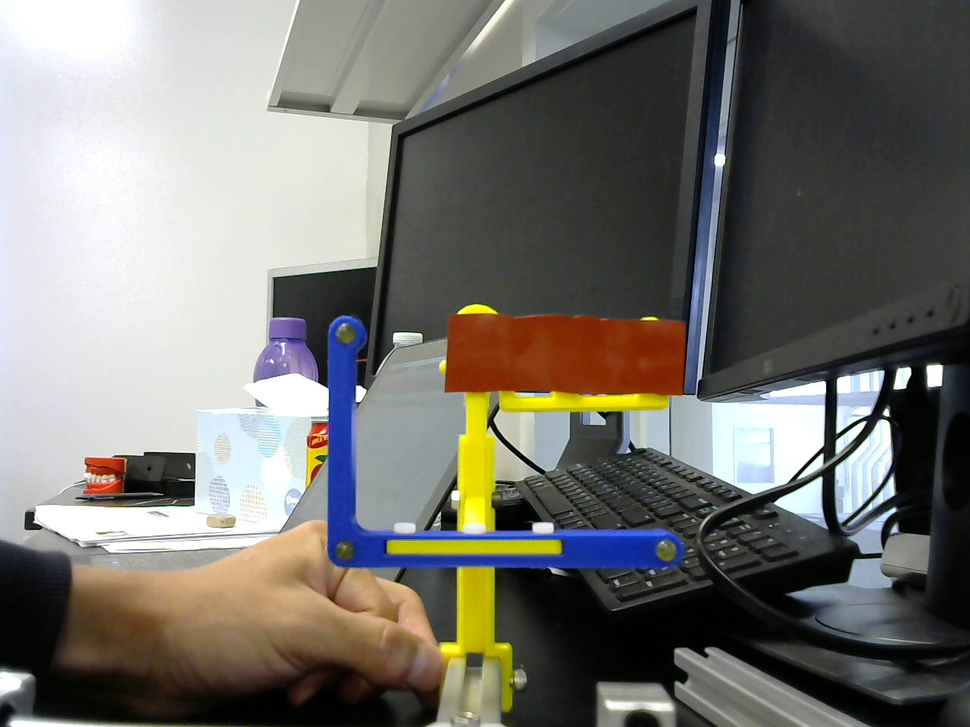
%> input picture HW9/fiducial.tif, 970 x 727 px, shrunk from 1280 x 960 before the run
$ octave Untitled3.m   (GNU Octave 9; MATLAB toolbox functions it lacks are replaced by stand-ins)
%> lines starting %> are read from the running program, lines starting %| are printed output that depends on the picture; in (x1, y1, x2, y2) boxes, pixels count from 0 and x2, y2 are one past the last pixel; in counts of white or black regions, pixels touching at a corner belong together; the program's own positions count from 1
% [9 lines of commented-out code are left out]

%%

clear all;
img = imread('fiducial.tif');
%> img is the input picture: size 727x970x3 uint8; mean R, G, B 117, 116, 110.2

% Convert RGB image to HSV
hsvImage = rgb2hsv(img);
%> hsvImage: size 727x970x3 double; mean H, S, V 0.348, 0.216, 0.49
% Extract out the H, S, and V images individually
hImage = hsvImage(:,:,1);
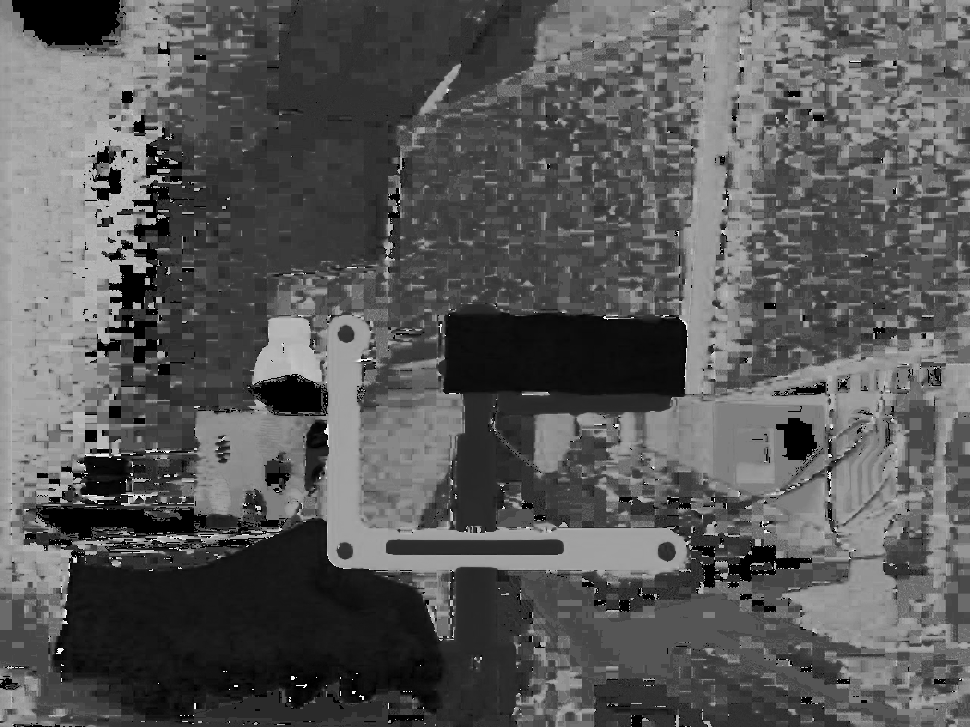
%> hImage: size 727x970 double; min 0, max 0.999, mean 0.348
sImage = hsvImage(:,:,2);
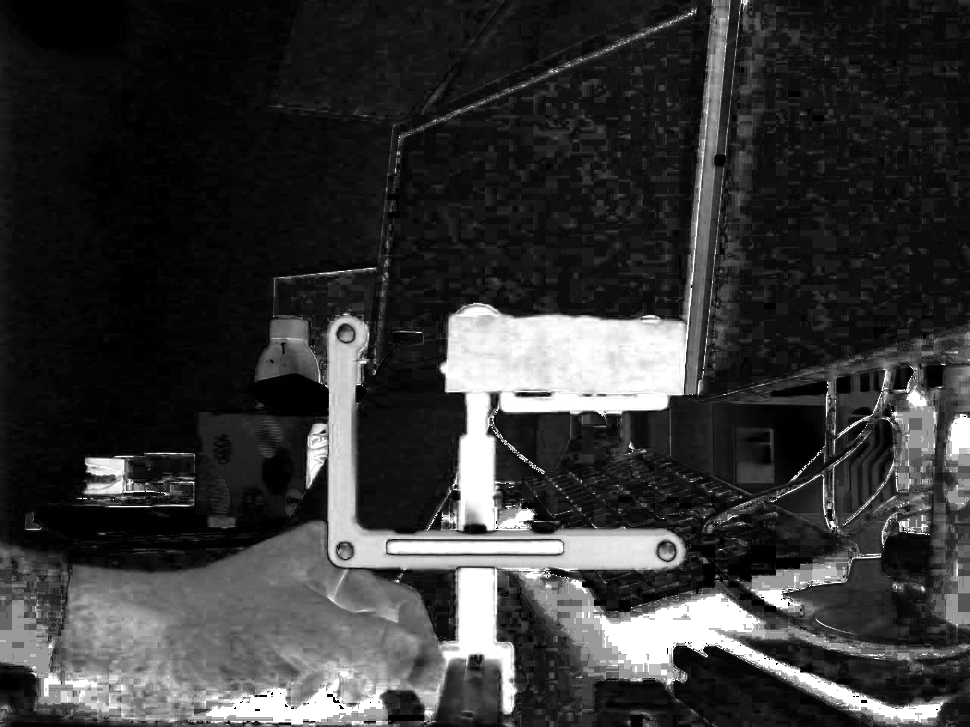
%> sImage: size 727x970 double; min 0, max 1, mean 0.216
vImage = hsvImage(:,:,3);
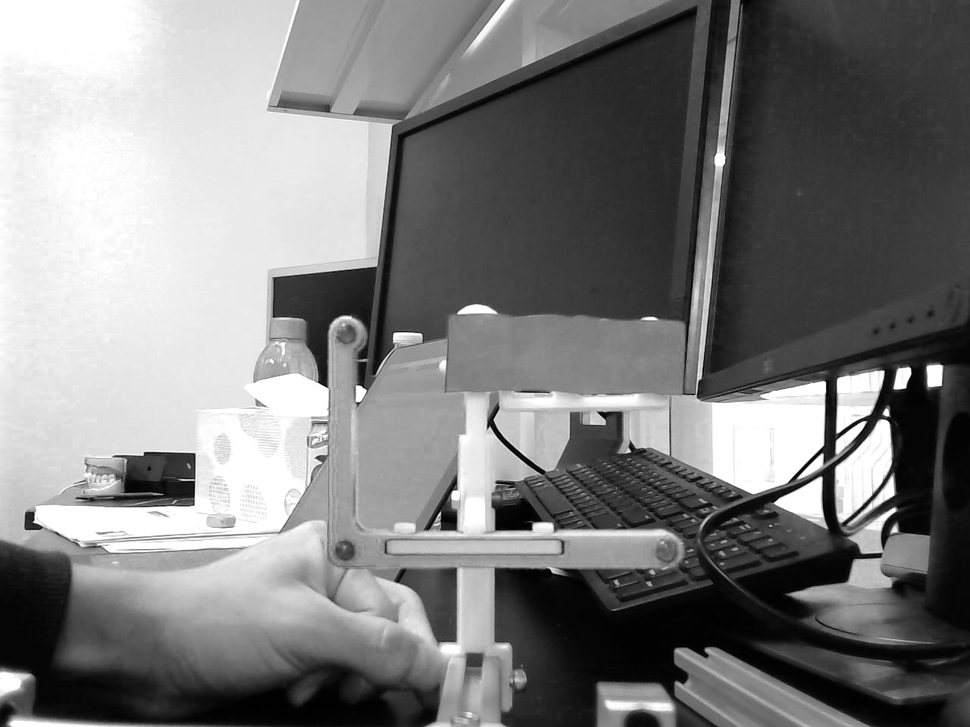
%> vImage: size 727x970 double; min 0, max 1, mean 0.49

% Yellow
hueThresholdLow = 0.1;
hueThresholdHigh = 0.5;
saturationThresholdLow = 0.7;
saturationThresholdHigh = 1;
valueThresholdLow = 0.8;
valueThresholdHigh = 1.0;


fontSize = 16;

% Display the original image.
	subplot(3, 4, 1);
	hRGB = imshow(img);

    % Display the hue image.
	subplot(3, 4, 2);
	h1 = imshow(hImage);
	title('Hue Image', 'FontSize', fontSize);
	% Set up an infor panel so you can mouse around and inspect the hue values.
	hHuePI = impixelinfo(h1);
	set(hHuePI, 'Units', 'Normalized', 'Position',[.34 .69 .15 .02]);

	% Display the saturation image.
	h2 = subplot(3, 4, 3);
	imshow(sImage);
	title('Saturation Image', 'FontSize', fontSize);
	% Set up an infor panel so you can mouse around and inspect the saturation values.
	hSatPI = impixelinfo(h2);
	set(hSatPI, 'Units', 'Normalized', 'Position',[.54 .69 .15 .02]);

	% Display the value image.
	h3 = subplot(3, 4, 4);
	imshow(vImage);
	title('Value Image', 'FontSize', fontSize);
	% Set up an infor panel so you can mouse around and inspect the value values.
	hValuePI = impixelinfo(h3);
	set(hValuePI, 'Units', 'Normalized', 'Position',[.75 .69 .15 .02]);

    	% Display the thresholded binary images.

        % Now apply each color band's particular thresholds to the color band
hueMask = (hImage >= hueThresholdLow) & (hImage <= hueThresholdHigh);
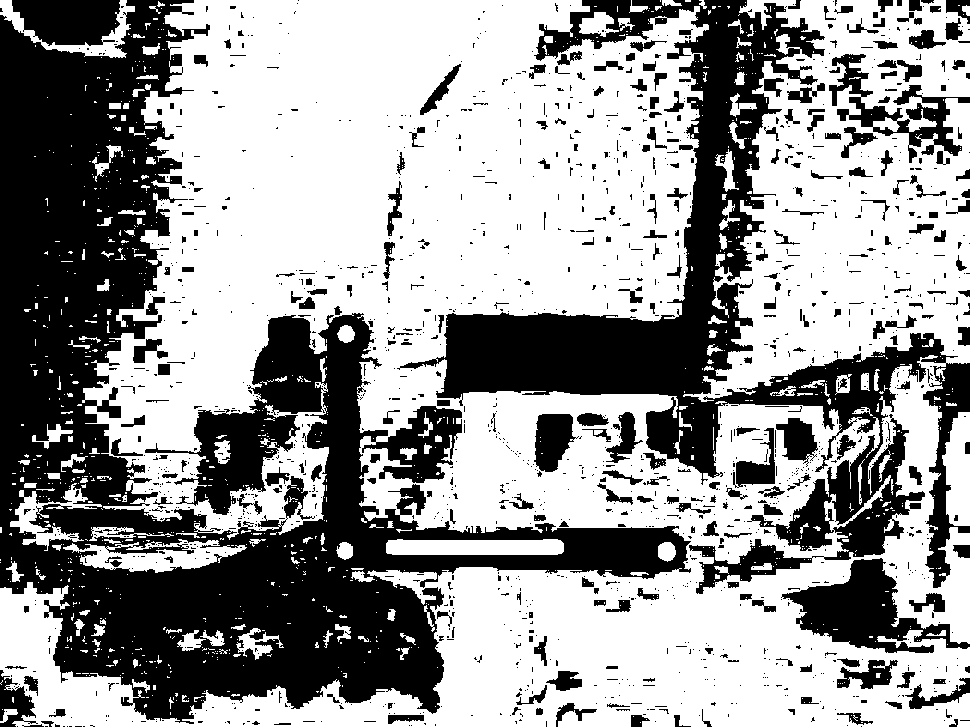
%> hueMask: size 727x970 logical; 60% white; 1556 black regions (1261 under 20 px), largest, box (x1, y1, x2, y2) and area: (0, 0, 691, 724) 159492, (397, 0, 970, 594) 71786, (781, 558, 970, 653) 7446
saturationMask = (sImage >= saturationThresholdLow) & (sImage <= saturationThresholdHigh);
%> saturationMask: size 727x970 logical; 9.8% white; 676 white regions (608 under 20 px), largest, box (x1, y1, x2, y2) and area: (441, 288, 692, 531) 25502, (328, 318, 683, 582) 12635, (574, 593, 943, 723) 10157
valueMask = (vImage >= valueThresholdLow) & (vImage <= valueThresholdHigh);
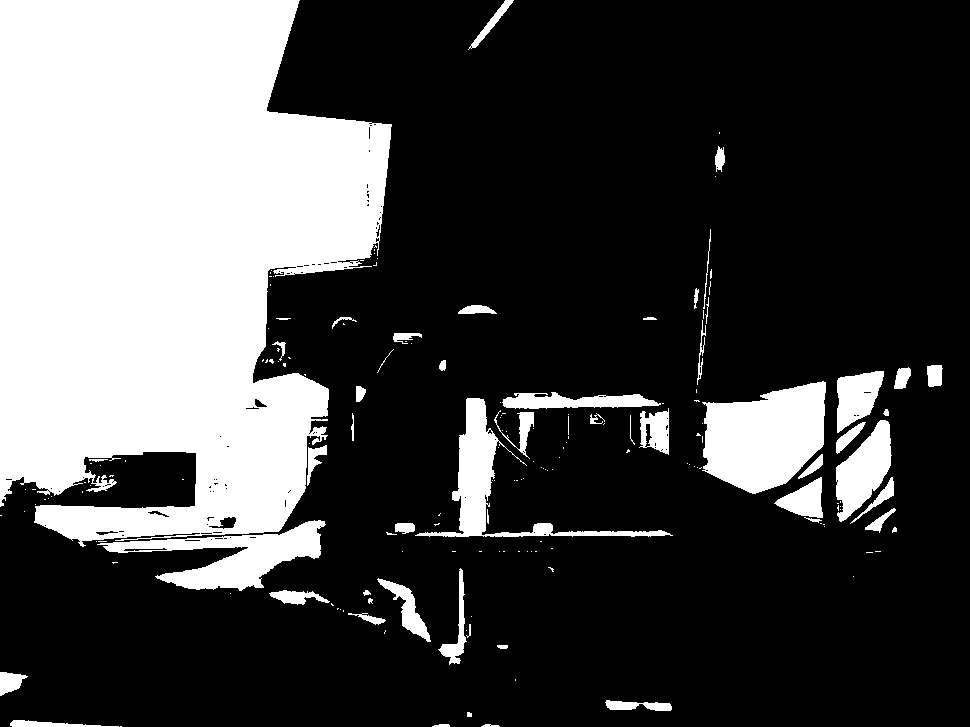
%> valueMask: size 727x970 logical; 28.3% white; 178 white regions (123 under 20 px), largest, box (x1, y1, x2, y2) and area: (0, 0, 392, 547) 160218, (702, 381, 826, 494) 10027, (97, 520, 326, 591) 6211
hueMask=1-hueMask;
valueMask=1-valueMask;

	fontSize = 16;
	subplot(3, 4, 10);
	imshow(hueMask, []);
	title('=   Hue Mask', 'FontSize', fontSize);
	subplot(3, 4, 11);
	imshow(saturationMask, []);
	title('&   Saturation Mask', 'FontSize', fontSize);
	subplot(3, 4, 12);
	imshow(valueMask, []);
	title('&   Value Mask', 'FontSize', fontSize);
	% Combine the masks to find where all 3 are "true."
	% Then we will have the mask of only the red parts of the image.
	coloredObjectsMask = uint8(hueMask & saturationMask & valueMask);
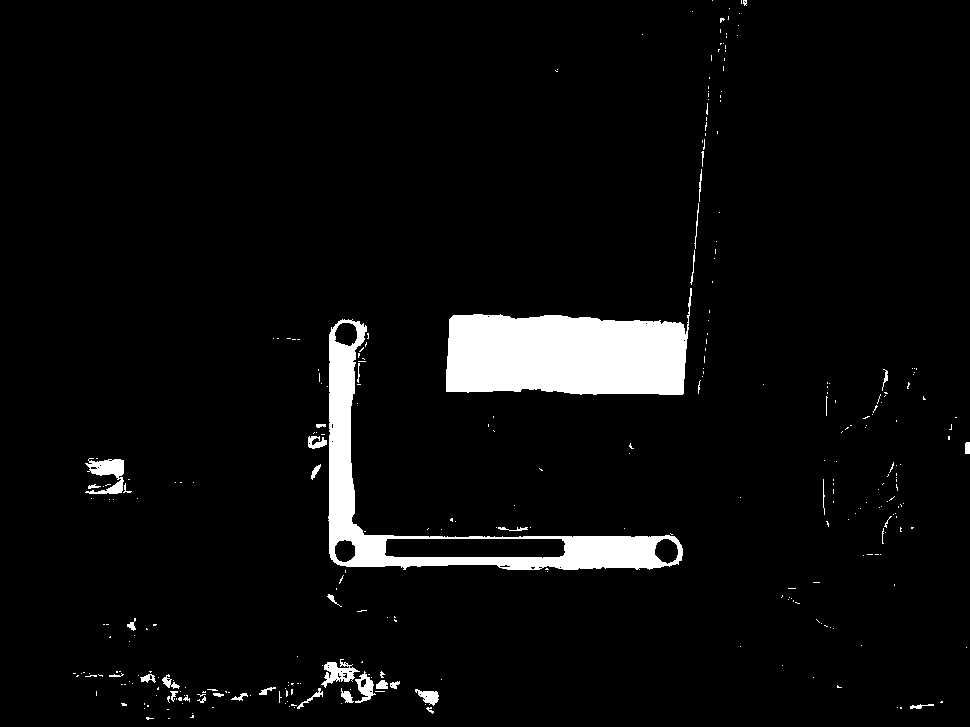
%> coloredObjectsMask: size 727x970 uint8; values 0 (black) and 1 (white), 4.9% white; 316 white regions (277 under 20 px), largest, box (x1, y1, x2, y2) and area: (446, 288, 692, 395) 17875, (328, 319, 683, 570) 12055, (85, 458, 124, 494) 738
	subplot(3, 4, 9);
	imshow(coloredObjectsMask, []);
	caption = sprintf('Mask of Only Regions\nof The Specified Color');
	title(caption, 'FontSize', fontSize);
